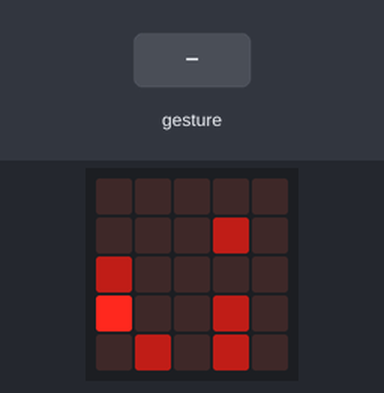
This program was run on a simulated BBC micro:bit running MicroPython. Parts: the board's 5×5 LED display. Inputs (shaded band) come from the test bench. Dim RGB values are drawn brighter than linear; random numbers come from a fixed seed; a tilt is held for 1.5 s and a shake lasts 1 s, then the board lies face up again.

Above: at 0.4 s.
1.3 s: gesture 'shake'
At 1.46 s:
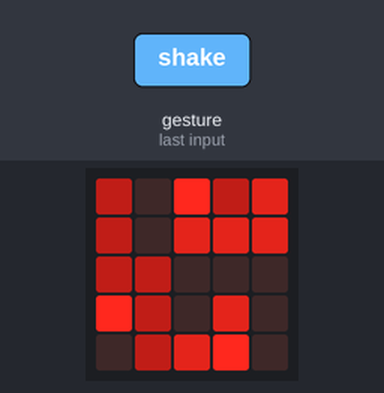
3.0 s: gesture 'shake'
At 3.7 s:
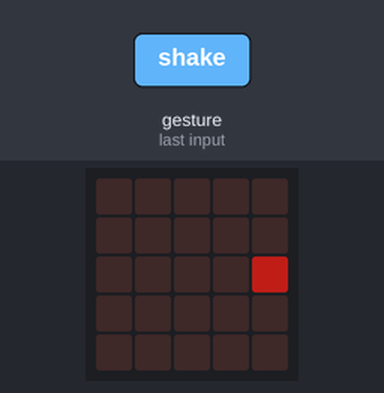
4.6 s: gesture 'shake'
6.2 s: gesture 'shake'
7.8 s: gesture 'shake'
At 11.88 s:
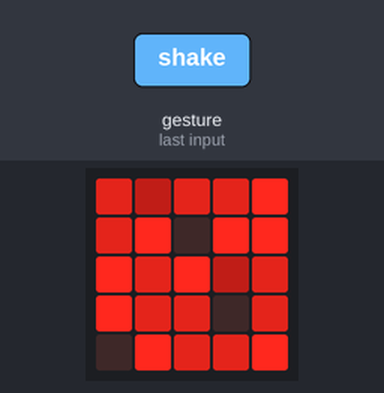

The program:

Day_2_-_Fill_Pixel_Fancy.py
```python
# Program that randomly brightens LEDs on the LED display until they
# are each at full brightness. Shaking the micro:bit will clear all
# of the LEDs and start the process over
# EPIC 2022
# Paul Hummel

from microbit import *
import urandom

# Code in a 'while True:' loop repeats forever
while True:
    #randomly turn on 1 pixel at a time
    x = urandom.randrange(5)             #random pixel
    y = urandom.randrange(5)
    brightness = display.get_pixel(x,y)  #get brightness
    brightness = brightness + 3          #increase bright
    if (brightness > 9):                 #check not over 9
        brightness = 9
    display.set_pixel(x,y,brightness)    #update pixel
    sleep(50)
    if (accelerometer.is_gesture('shake')):
        display.clear()
        sleep(200)
```
